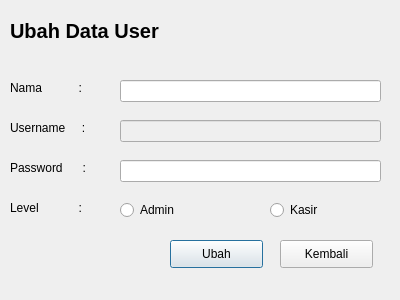
<?xml version="1.0" encoding="UTF-8"?>
<ui version="4.0">
 <class>Dialog</class>
 <widget class="QDialog" name="Dialog">
  <property name="geometry">
   <rect>
    <x>0</x>
    <y>0</y>
    <width>400</width>
    <height>300</height>
   </rect>
  </property>
  <property name="windowTitle">
   <string>Dialog</string>
  </property>
  <widget class="QLabel" name="label_5">
   <property name="geometry">
    <rect>
     <x>10</x>
     <y>200</y>
     <width>91</width>
     <height>16</height>
    </rect>
   </property>
   <property name="text">
    <string>Level            :</string>
   </property>
  </widget>
  <widget class="QLabel" name="label">
   <property name="geometry">
    <rect>
     <x>10</x>
     <y>10</y>
     <width>231</width>
     <height>41</height>
    </rect>
   </property>
   <property name="font">
    <font>
     <pointsize>15</pointsize>
     <weight>75</weight>
     <bold>true</bold>
    </font>
   </property>
   <property name="text">
    <string>Ubah Data User</string>
   </property>
  </widget>
  <widget class="QLabel" name="label_2">
   <property name="geometry">
    <rect>
     <x>10</x>
     <y>80</y>
     <width>91</width>
     <height>16</height>
    </rect>
   </property>
   <property name="text">
    <string>Nama           :</string>
   </property>
  </widget>
  <widget class="QRadioButton" name="radioButton">
   <property name="geometry">
    <rect>
     <x>120</x>
     <y>200</y>
     <width>95</width>
     <height>20</height>
    </rect>
   </property>
   <property name="text">
    <string>Admin</string>
   </property>
  </widget>
  <widget class="QRadioButton" name="radioButton_2">
   <property name="geometry">
    <rect>
     <x>270</x>
     <y>200</y>
     <width>95</width>
     <height>20</height>
    </rect>
   </property>
   <property name="text">
    <string>Kasir</string>
   </property>
  </widget>
  <widget class="QLabel" name="label_3">
   <property name="geometry">
    <rect>
     <x>10</x>
     <y>120</y>
     <width>91</width>
     <height>16</height>
    </rect>
   </property>
   <property name="text">
    <string>Username     :</string>
   </property>
  </widget>
  <widget class="QLineEdit" name="lineEdit">
   <property name="geometry">
    <rect>
     <x>120</x>
     <y>80</y>
     <width>261</width>
     <height>22</height>
    </rect>
   </property>
  </widget>
  <widget class="QLabel" name="label_4">
   <property name="geometry">
    <rect>
     <x>10</x>
     <y>160</y>
     <width>91</width>
     <height>16</height>
    </rect>
   </property>
   <property name="text">
    <string>Password      :</string>
   </property>
  </widget>
  <widget class="QLineEdit" name="lineEdit_2">
   <property name="enabled">
    <bool>false</bool>
   </property>
   <property name="geometry">
    <rect>
     <x>120</x>
     <y>120</y>
     <width>261</width>
     <height>22</height>
    </rect>
   </property>
  </widget>
  <widget class="QLineEdit" name="lineEdit_3">
   <property name="geometry">
    <rect>
     <x>120</x>
     <y>160</y>
     <width>261</width>
     <height>22</height>
    </rect>
   </property>
  </widget>
  <widget class="QPushButton" name="pushButton">
   <property name="geometry">
    <rect>
     <x>170</x>
     <y>240</y>
     <width>93</width>
     <height>28</height>
    </rect>
   </property>
   <property name="text">
    <string>Ubah</string>
   </property>
  </widget>
  <widget class="QPushButton" name="pushButton_2">
   <property name="geometry">
    <rect>
     <x>280</x>
     <y>240</y>
     <width>93</width>
     <height>28</height>
    </rect>
   </property>
   <property name="text">
    <string>Kembali</string>
   </property>
  </widget>
 </widget>
 <resources/>
 <connections/>
</ui>
